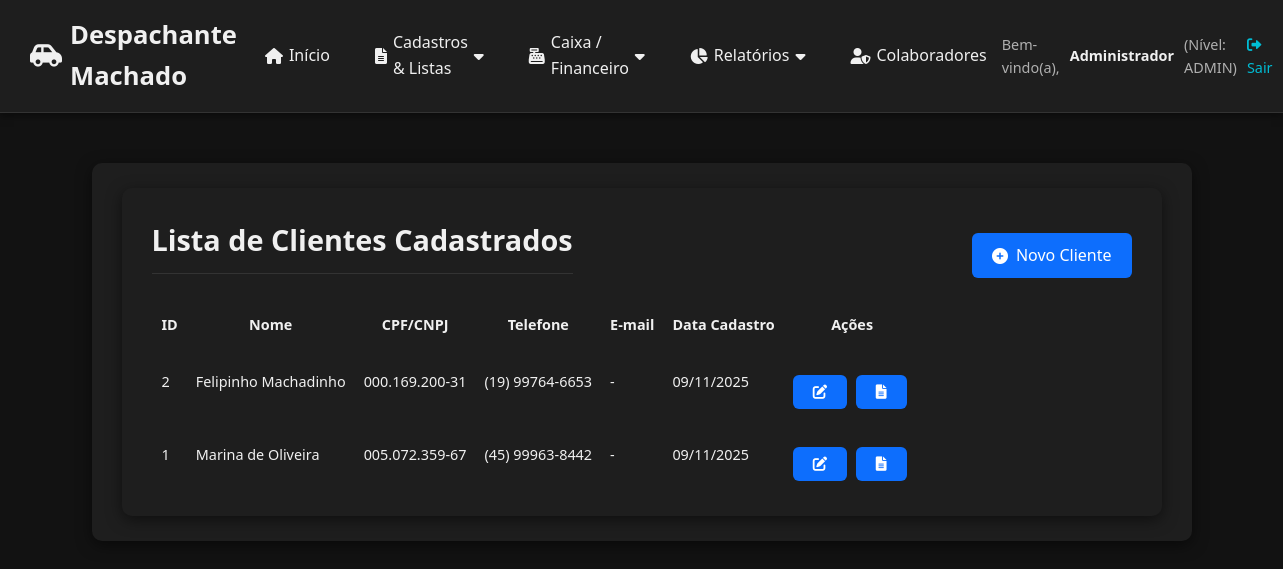
Screenshot of /clientes/lista (signed in) with the database file from the repository.
### app_web.py (models this page shows)
class Cliente(db.Model):
    id = db.Column(db.Integer, primary_key=True)
    nome = db.Column(db.String(100), nullable=False)
    cpf_cnpj = db.Column(db.String(20), unique=True, nullable=False)
    telefone = db.Column(db.String(20))
    email = db.Column(db.String(100))
    endereco = db.Column(db.String(255))
    data_cadastro = db.Column(db.Date, default=datetime.utcnow)

### app_web.py (the view)
@app.route('/clientes/lista')
@login_required
def clientes_lista():
    clientes = Cliente.query.order_by(Cliente.id.desc()).all()
    return render_template('clientes_lista.html', clientes=clientes)

### app_web.py (called while the page is built)
@app.before_request
def load_user():
    g.user = session.get('nome')
    g.nivel = session.get('nivel_acesso')

@app.template_filter('to_date')
def format_date_filter(value):
    if value is None:
        return ""
    if isinstance(value, str):
        try:
            value = datetime.strptime(value, '%Y-%m-%d').date()
        except ValueError:
            return value
    return value.strftime('%d/%m/%Y') if hasattr(value, 'strftime') else str(value)

def login_required(view):
    @wraps(view)
    def wrapped_view(**kwargs):
        if not session.get('logged_in'):
            flash('Você precisa fazer login para acessar esta página.', 'error')
            return redirect(url_for('login'))
        return view(**kwargs)
    return wrapped_view

### templates/clientes_lista.html (shortened to what this page needs)
{% extends "base.html" %}
{% block content %}
<div class="content-container">
    <div class="header-actions">
        <h2>Lista de Clientes Cadastrados</h2>
        <a href="{{ url_for('cliente_cadastro') }}" class="btn btn-primary">
            <i class="fas fa-plus-circle"></i> Novo Cliente
        </a>
    </div>
    {% if clientes %}
    <div class="table-responsive">
        <table class="table table-striped table-hover compact-table">
            <thead>
                <tr>
                    <th>ID</th>
                    <th>Nome</th>
                    <th>CPF/CNPJ</th>
                    <th>Telefone</th>
                    <th>E-mail</th>
                    <th>Data Cadastro</th>
                    <th>Ações</th>
                </tr>
            </thead>
            <tbody>
                {% for cliente in clientes %}
                <tr>
                    <td>{{ cliente.id }}</td>
                    <td>{{ cliente.nome }}</td>
                    <td>{{ cliente.cpf_cnpj }}</td>
                    <td>{{ cliente.telefone if cliente.telefone else '-' }}</td>
                    <td>{{ cliente.email if cliente.email else '-' }}</td>
                    <td>{{ cliente.data_cadastro|to_date }}</td>
                    <td class="table-actions">
                        <a href="{{ url_for('cliente_edicao', cliente_id=cliente.id) }}" class="btn btn-sm btn-warning" title="Editar">
                            <i class="fas fa-edit"></i>
                        </a>
                        <a href="{{ url_for('servicos_filtros', cliente=cliente.id) }}" class="btn btn-sm btn-info" title="Ver Serviços">
                            <i class="fas fa-file-alt"></i>
                        </a>
                    </td>
                </tr>
                {% endfor %}
            </tbody>
        </table>
    </div>
    {% else %}
    <div class="alert alert-info text-center" role="alert">
        Nenhum cliente cadastrado no momento.
    </div>
    {% endif %}
</div>
{% endblock %}

### templates/base.html (style rules this page uses)
:root { --cor-primaria: #0d6efd; --cor-primaria-escura: #084298; --cor-secundaria: #198754; --cor-alerta: #ffc107; --cor-erro: #dc3545; --cor-fundo: #121212; --cor-container: #1e1e1e; --cor-texto: #f0f0f0; --cor-texto-secundario: #b0b0b0; --cor-hover: #2c2c2c; --cor-borda: #333; --sombra: rgba(0, 0, 0, 0.5); --cor-sucesso: #28a745; --cor-info: #17a2b8; --cor-aviso: #ffc107; --cor-saldo-positivo: #28a745; --cor-saldo-negativo: #e74c3c; --cor-saldo-zero: #ffc107; --cor-pendente: #5c4300; --cor-pendente-texto: #ffdb70; --cor-andamento: #003366; --cor-andamento-texto: #cce0ff; --cor-aguardando: #005662; --cor-aguardando-texto: #b2faff; --cor-concluido: #0f3d1e; --cor-concluido-texto: #9ef5b3; --cor-cancelado: #333; --cor-cancelado-texto: #ccc; --cor-pago: #0f3d1e; --cor-pago-texto: #9ef5b3; --cor-parcial: #5c4300; --cor-parcial-texto: #ffdb70; --cor-a-cobrar: #7a1a1a; --cor-a-cobrar-texto: #ffbdbd; --cor-nao-cobrado: #444; --cor-nao-cobrado-texto: #bbb; --espacamento-xs: 5px; --espacamento-sm: 10px; --espacamento-md: 15px; --espacamento-lg: 20px; --espacamento-xl: 25px; --borda-radius: 6px; --borda-radius-lg: 10px; }
* { box-sizing: border-box; }
body { font-family: 'Segoe UI', Tahoma, Geneva, Verdana, sans-serif; margin: 0; padding: 0; background-color: var(--cor-fundo); color: var(--cor-texto); line-height: 1.6; }
.content-container { background-color: var(--cor-container); padding: 25px 30px; border-radius: var(--borda-radius-lg); box-shadow: 0 4px 15px var(--sombra); max-width: 1200px; margin: 0 auto; }
h1, h2 { color: var(--cor-texto); border-bottom: 1px solid var(--cor-borda); padding-bottom: 10px; margin-bottom: 20px; font-weight: 600; }
.btn, button, input[type="submit"] { background-color: var(--cor-primaria); color: white; padding: 10px 20px; border: none; border-radius: var(--borda-radius); cursor: pointer; margin-top: 20px; font-size: 1em; font-weight: 600; text-decoration: none; display: inline-flex; align-items: center; gap: 8px; transition: background-color 0.2s, transform 0.2s; }

### templates/clientes_lista.html (style rules this page uses)
.content-container { max-width: 1100px; margin: auto; }
.header-actions { display: flex; justify-content: space-between; align-items: center; margin-bottom: 25px; flex-wrap: wrap; }
.header-actions h2 { margin: 0; font-size: 1.8em; }
.header-actions a.btn { font-weight: 500; }
.table-responsive { overflow-x: auto; max-height: 500px; }
.compact-table th, .compact-table td { padding: 8px; font-size: 0.9em; white-space: nowrap; }
.table-actions a { margin-right: 5px; }

### rows the page displays
Cliente: id "2", nome "Felipinho Machadinho", cpf_cnpj "000.169.200-31", telefone "(19) 99764-6653", email "-", data_cadastro|to_date "09/11/2025"
Cliente: id "1", nome "Marina de Oliveira", cpf_cnpj "005.072.359-67", telefone "(45) 99963-8442", email "-", data_cadastro|to_date "09/11/2025"

### other values shown
{{ session.get('nome', 'Usuário') }} "Administrador"
{{ session.get('nivel_acesso', 'N/A') }} "ADMIN"
